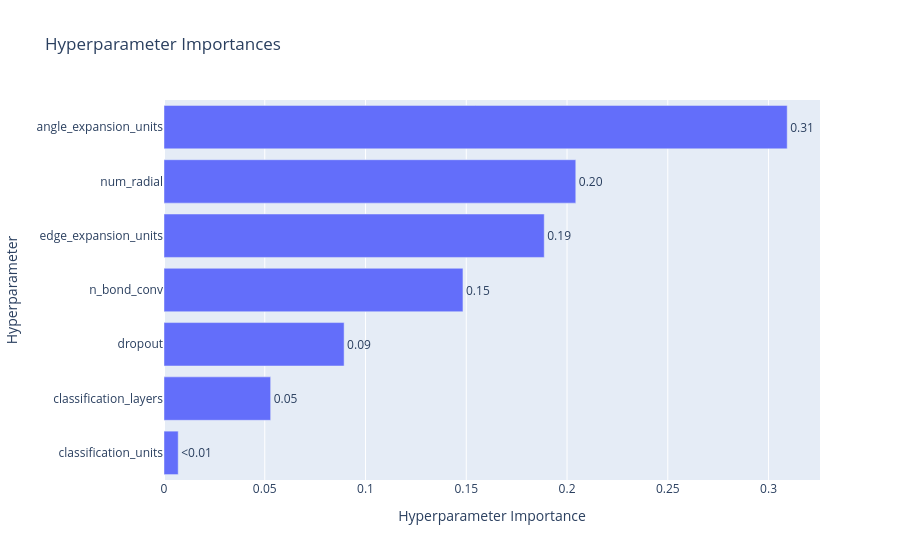

Notebook source saved alongside this figure:
### Code cell
fig = importance = optuna.visualization.plot_param_importances(study)
show(fig)

### Figure 1 — Plotly figure (JSON) as saved in the notebook; plotly's stock layout.template omitted (floating-point values rounded to 4 significant figures)
{"data": [{"cliponaxis": false, "hovertemplate": ["classification_units (CategoricalDistribution): 0.007051961690052982<extra></extra>", "classification_layers (IntDistribution): 0.052926780748228604<extra></extra>", "dropout (FloatDistribution): 0.08938384732381305<extra></extra>", "n_bond_conv (IntDistribution): 0.1483561741854305<extra></extra>", "edge_expansion_units (CategoricalDistribution): 0.1886880232905332<extra></extra>", "num_radial (IntDistribution): 0.20434023220717862<extra></extra>", "angle_expansion_units (CategoricalDistribution): 0.3092529805547632<extra></extra>"], "name": "Objective Value", "orientation": "h", "text": ["<0.01", "0.05", "0.09", "0.15", "0.19", "0.20", "0.31"], "textposition": "outside", "type": "bar", "x": [0.007052, 0.05293, 0.08938, 0.1484, 0.1887, 0.2043, 0.3093], "y": ["classification_units", "classification_layers", "dropout", "n_bond_conv", "edge_expansion_units", "num_radial", "angle_expansion_units"]}], "layout": {"title": {"text": "Hyperparameter Importances"}, "xaxis": {"title": {"text": "Hyperparameter Importance"}}, "yaxis": {"title": {"text": "Hyperparameter"}}}}
